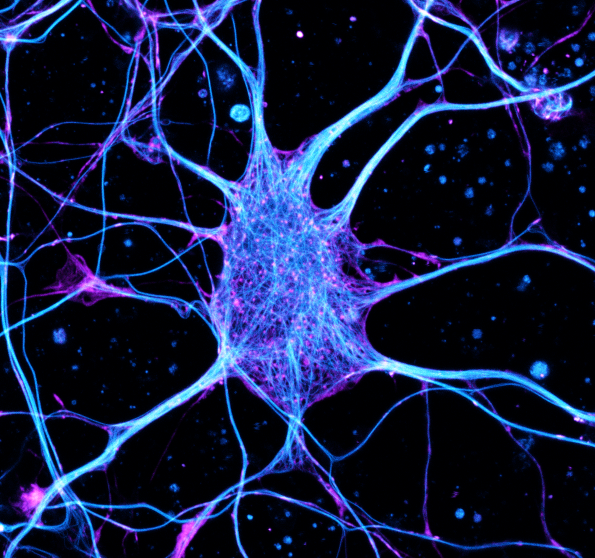
#> input picture SIMfix/Data generation/0006.png, 1190 x 1116 px, given as the content of the folder D:/Work/Training datasets/DIV2K raw/DIV2K_train_HR, which was not available (shown at 1/2 size)
$ python runSIMulator.py
#> lines starting #> are read from the running program, lines starting #| are printed output that depends on the picture; pictures that were not available may be replaced by others from this repository, and a replacement may not be noted
### SIMfix/Data generation/SIMulator_functions.py
import numpy as np
from numpy import pi, cos, sin
from numpy.fft import fft, fft2, ifft2, fftshift, ifftshift

from skimage import io, transform
import scipy.special

def SIMimage(opt, DIo, DOi, PSFi, PSFo, background):
    """
    Function to generate raw sim images

    INPUT VARIABLES:
       opt: contains all illumination variables
       DIo: specimen image
       DOi: out of focus image
       PSFi: in focus PSF
       PSFo: out of focus PSF
       background: strength of background

    OUTPUT VARIABLES:
       frames:  raw sim images
    """
    # Calculate both OTFs
    OTFi = np.fft.fftshift(np.fft.fft2(PSFi))
    OTFo = np.fft.fftshift(np.fft.fft2(PSFo))

    # Parameters for calculating illumination patterns
    w = DIo.shape[1]
    wo = w/2
    x = np.linspace(-wo*opt.Psize, wo*opt.Psize, w)
    y = np.linspace(-wo*opt.Psize, wo*opt.Psize, w)
    [X, Y] = np.meshgrid(x, y)

    # Illumination frequency vectors
    k2mat = np.zeros(2)
    k2mat = (opt.k2)*np.array([cos(opt.theta), sin(opt.theta)])

    # Pattern OTF
    PSFp = calcPSF(512,opt.Psize,opt.NA,(opt.emission-30),1.518,1.33,opt.depthO,opt.depthO,1) # Excitation PSF
    OTFp = np.abs(np.fft.fftshift(np.fft.fft2(PSFp)))

    frames = []

    # Excitation pattern
    sig = (1 + opt.ModFac*cos(2*pi*(k2mat[0]*(X) + k2mat[1]*(Y))))
    pat_ideal = (1 + 2*opt.ModFac*cos(2*pi*(k2mat[0]*(X) + k2mat[1]*(Y))))

    # Defocused excitation pattern
    pat_o = np.fft.ifftshift(np.abs(ifft2(fft2(sig)*fftshift(OTFp))))
    pat_o = pat_o/np.amax(pat_o)

    sig_i = DIo*sig  # In focus fluorescent response
    sig_o = pat_o*DOi # Out of focus fluorescent response
    GT = DIo*pat_ideal # Ideal fluorescent response


    focalPlane = np.fft.ifftshift(np.abs(ifft2(fft2(sig_i)*fftshift(OTFi)))) # In focus signal
    outFocalPlane = np.fft.ifftshift(np.abs(ifft2(fft2(sig_o)*fftshift(OTFo)))) # Out of focus signal
    GT = np.fft.ifftshift(np.abs(ifft2(fft2(GT)*fftshift(OTFi)))) # In focus signal


    ST = focalPlane + background*outFocalPlane # Total signal collected

    # Gaussian noise generation
    aNoise = opt.NoiseLevel/100  # noise
    nST = np.random.normal(0, aNoise*np.std(ST, ddof=1), (w, w))
    NoiseFrac = 1  # may be set to 0 to avoid noise addition

    # Poisson noise generation
    poissonNoise = np.random.poisson(ST*opt.Poisson).astype(float)

    # noise added raw SIM images
    STnoisy = ST + NoiseFrac*nST + poissonNoise

    return STnoisy, GT

# [79 lines left out: functions drawGauss, edgeTaper, not called in this run]

def Generate_SIM_frame(opt, Io, Oi):
    """
    Run the SIMulation

    INPUT VARIABLES:
        opt: setup options
        Io: in focus image
        Oi: out of focus image

    OUTPUT VARIABLES:
        stack: stack of images used for network training

    """
    # PSF variables

    pixelSize = opt.Psize
    rindexObj = 1.518
    rindexSp = 1.2
    offset = opt.offset
    depthI = 10
    depthO = opt.depthO # Random depth of out of focus signal
    w = Io.shape[0]

    PSFi = calcPSF(w,pixelSize,opt.NA,opt.emission,rindexObj,rindexSp,depthI,0,offset) # In focus PSF
    PSFo = calcPSF(w,pixelSize,opt.NA,opt.emission,rindexObj,rindexSp,opt.depthO,depthO,offset) # Out of focus PSF

    # To prevent aggressive background removal only add background to 40 percent of training data
    if np.random.rand() > 0.6:
        background = 0.7+0.1*np.random.rand() # Random background intensity
    else:
        background = 0


    DIo = Io.astype('float')
    DOi = Oi.astype('float')


    [frame,GT] = SIMimage(opt, DIo, DOi, PSFi, PSFo, background)

    stack = np.zeros((w,w,3))
    stack[:,:,0] = frame/np.amax(frame)
    stack[:,:,1] = PSFi/np.amax(PSFi)
    stack[:,:,2] = GT/np.amax(GT)

    return stack

def calcPSF(xysize,pixelSize,NA,emission,rindexObj,rindexSp,depth,z_off,offset):
    """
    Generate the aberrated incoherent emission PSF using A.Stokseth model.
    Parameters

    INPUT VARIABLES:
    xysize: number of pixels
    pixelSize: size of pixels (in nm)
    emission: emission wavelength (in nm)
    rindexObj: refractive index of objective lens
    rindexSp: refractive index of the sample
    depth: imaging height above coverslip (in nm)
    Returns
    z_off: distance from focal plane (in nm)
    offset: factor to account for generic imperfections in optics

    OUTPUT VARIABLES:
    psf: 2D array of incoherent PSF normalised between 0 and 1

    References
    ----------
    [1] P. A. Stokseth (1969), "Properties of a defocused optical system," J. Opt. Soc. Am. A 59:1314-1321.
    """

    #Calculated the wavelength of light inside the objective lens and specimen
    lambdaObj = emission/rindexObj
    lambdaSp = emission/rindexSp

    #Calculate the wave vectors in vaccuum, objective and specimens
    k0 = 2*np.pi/emission
    kObj = 2*np.pi/lambdaObj
    kSp = 2*np.pi/lambdaSp

    #pixel size in frequency space
    dkxy = 2*np.pi/(pixelSize*xysize)

    #Radius of pupil
    kMax = offset*(2*np.pi*NA)/(emission*dkxy)

    klims = np.linspace(-xysize/2,xysize/2,xysize)
    kx, ky = np.meshgrid(klims,klims)
    k = np.hypot(kx,ky)
    pupil = np.copy(k)
    pupil[pupil<kMax]=1
    pupil[pupil>=kMax]=0

    #sin of objective semi-angle
    sinthetaObj = (k*(dkxy))/(kObj)
    sinthetaObj[sinthetaObj>1] = 1

    #cosin of objective semi-angle
    costhetaObj = np.finfo(float).eps+np.sqrt(1-(sinthetaObj**2))

    #sin of sample semi-angle
    sinthetaSp = (k*(dkxy))/(kSp)
    sinthetaSp[sinthetaSp>1] = 1

    #cosin of sample semi-angle
    costhetaSp = np.finfo(float).eps+np.sqrt(1-(sinthetaSp**2))

    #Defocus phase aberration
    phid = np.exp(1j*k0*costhetaObj*(depth+z_off))

    #Spherical aberration phase calculation
    phisa = (1j*k0*depth)*((rindexSp*costhetaSp)-(rindexObj*costhetaObj))

    #Calculate the optical path difference due to spherical aberrations
    OPDSA = np.exp(phisa)

    #apodize the emission pupil
    pupil = (pupil/np.sqrt(costhetaObj))


    #calculate the aberrated pupil
    pupilSA = pupil*OPDSA*phid

    #calculate the coherent PSF
    psf = np.fft.ifft2(pupilSA)

    #calculate the incoherent PSF
    psf = np.fft.fftshift(abs(psf**2))


    return psf

### SIMfix/Data generation/runSIMulator.py
import numpy as np

from skimage import io, transform
from SIMulator_functions import *
import glob
import os
import argparse
import matplotlib.pyplot as plt

# ------------ Parameters-------------
def GetParams():
    opt = argparse.Namespace()

    # orientation offset
    opt.ModFac = 0.3+0.2*np.random.rand()
    # orientation offset
    opt.theta = 2*pi*np.random.rand()
    # in percentage
    opt.NoiseLevel = 18 + 8*(np.random.rand()-0.5)
    # Poisson noise extent
    opt.Poisson = np.random.randint(10000,50000)
    # NA
    opt.NA = 1.2
    # Emission wavelength
    opt.emission = np.random.randint(500,680)
    # Pattern frequencies
    kMax = (2*opt.NA)/(opt.emission)
    factor = 0.75+0.25*np.random.rand()
    opt.offset = factor
    opt.k2 = (factor-(0.1+np.random.rand()*0.3))*(kMax)
    # Pixel Size
    opt.Psize = np.random.randint(84,110)
    # Location to save test images
    opt.sloc = 'D:/Work/Training datasets/Training data/SIMfix/Round 1/'
    # Out of focus depth
    opt.depthO = 800+200*np.random.rand()

    return opt

# ------------ Options --------------


files = glob.glob('D:/Work/Training datasets/DIV2K raw/DIV2K_train_HR/*.png')
files[0]

Io = io.imread(files[0]) / 255
Io = Io - 0.3*np.amax(Io)
Io[Io<0] = 0

n_rep = 1
sNum = 1
for n_it in range(n_rep):

    # ------------ Main loop --------------
    for file in files:
        Io = io.imread(file)
#> Io is the input picture: shape (1116, 1190, 3); mean R, G, B 21.1, 30.9, 66.4
        Io = Io / np.amax(Io)
        Io = Io - 0.3 # Cropping LUT like this increases the number of sharp details in the image
        Io[Io<0] = 0
        Io = Io/np.amax(Io)

        minDim = np.amin(Io[:,:,0].shape)
#> minDim = 1116
        # This is a very ugly way of re-sampling regions of the image
        if (n_it % 2) ==0:
            Io = Io[0:minDim,0:minDim,:]
#> Io: shape (1116, 1116, 3) float64

        else:
            Io = np.rot90(Io,2)
            Io = Io[0:minDim,0:minDim,:]

        Io = transform.resize(Io, (512, 512), anti_aliasing=True)
#> Io: shape (512, 512, 3) float64

        if np.random.rand(1) > 0.65: # 35 percent of the time use the same image for background light

            # Use same image
            Oi = Io[:,:,np.random.randint(1,3)]  # if not grayscale
            Oi = transform.resize(Oi, (512, 512), anti_aliasing=True)
            Io = Io[:,:,0]

        else:
            # Use another image
            if  Io.shape[2] > 1:
                Io = Io.mean(2)
#> Io: shape (512, 512) float64

            fnew = files[np.random.randint(0, len(files))]
            Oi = io.imread(fnew)
            Oi = Oi / np.amax(Oi)
            Oi = Oi - 0.3
            Oi[Oi<0] = 0

            minDim = np.amin(Oi[:,:,0].shape)
            Oi = Oi[0:minDim-1,0:minDim-1,:]
            Oi = transform.resize(Oi, (512, 512), anti_aliasing=True)
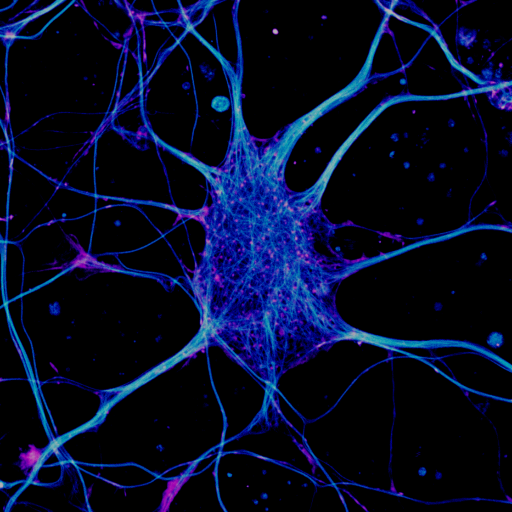
#> Oi: shape (512, 512, 3) float64; mean R, G, B 0.0214, 0.0487, 0.154

            if  Oi.shape[2] > 1: # if not grayscale
                Oi = Oi.mean(2)
#> Oi: shape (512, 512) float64
                Oi = Oi/np.amax(Oi)

        Io = np.rot90(Io,n_it)
        Oi = np.rot90(Oi,n_it)
        opt = GetParams()

        stack = Generate_SIM_frame(opt, Io, Oi)
#> in calcPSF, `k = np.hypot(kx,ky)`:
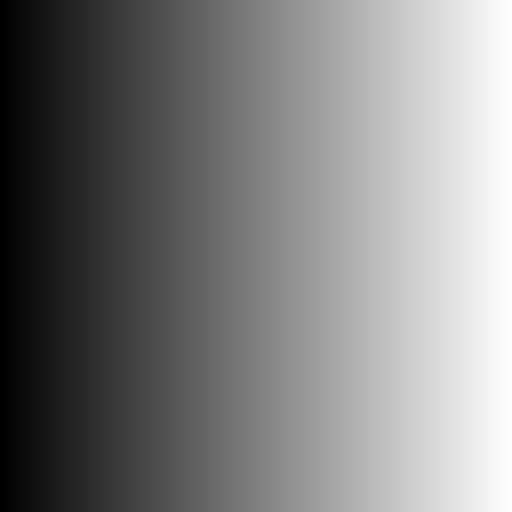
#> kx: shape (512, 512) float64; min -256, max 256, mean 0; drawn with min black and max white
#> in SIMimage, `pat_o = np.fft.ifftshift(np.abs(ifft2(fft2(sig)*fftshift(OTFp))))`:
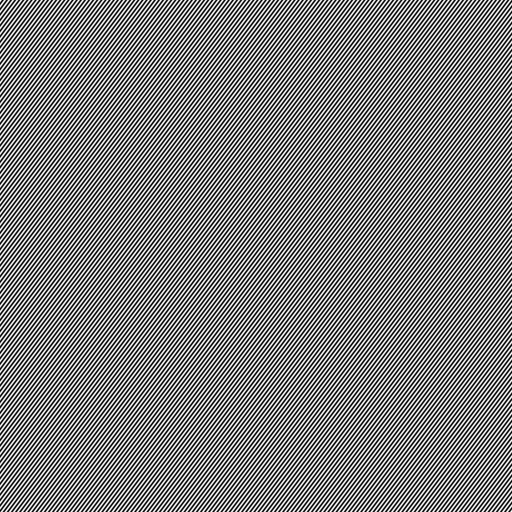
#> sig: shape (512, 512) float64; min 0.557, max 1.44, mean 1; drawn with min black and max white
#> in SIMimage, `GT = DIo*pat_ideal`:
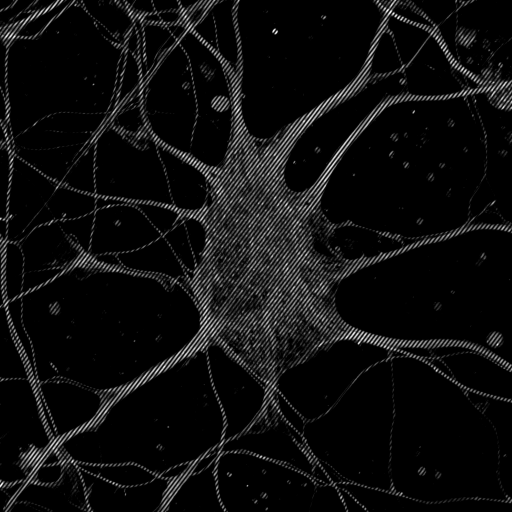
#> GT: shape (512, 512) float64; min 0, max 1.87, mean 0.107; drawn with min black and max white
#> in SIMimage, `ST = focalPlane + background*outFocalPlane`:
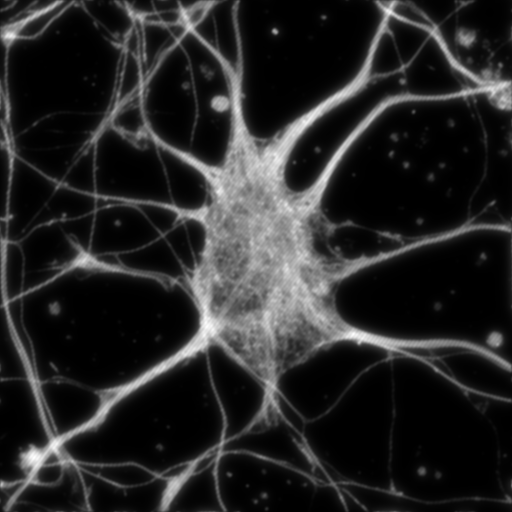
#> ST: shape (512, 512) float64; min 0.000216, max 0.135, mean 0.0209; drawn with min black and max white
#> in SIMimage, `nST = np.random.normal(0, aNoise*np.std(ST, ddof=1), (w, w))`:
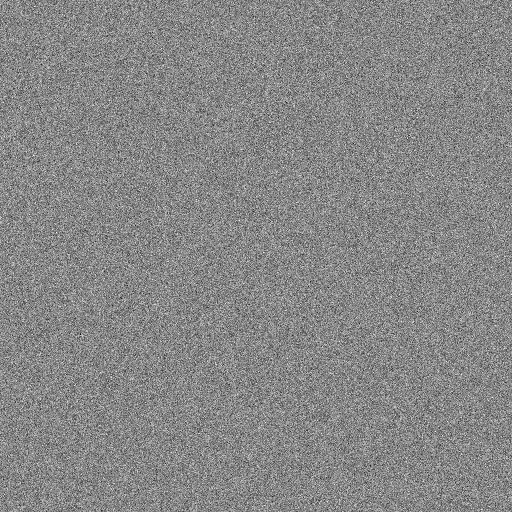
#> nST: shape (512, 512) float64; min -0.0253, max 0.0224, mean 6.19e-06; drawn with min black and max white
#> in Generate_SIM_frame, `stack[:,:,2] = GT/np.amax(GT)`:
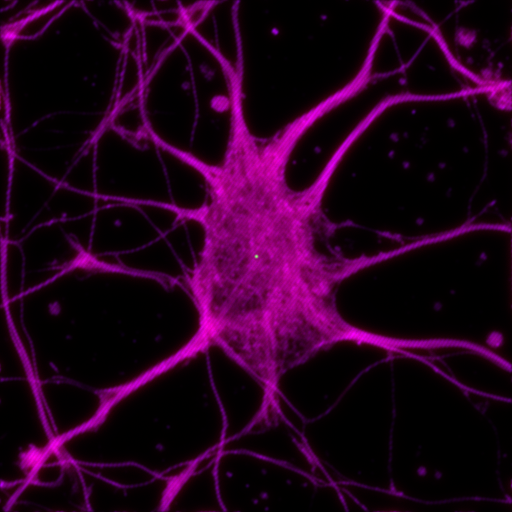
#> stack: shape (512, 512, 3) float64; mean of channels 0, 1, 2 0.15, 3.89e-05, 0.122; drawn with min black and max white
        stack = 255*stack
        stack = stack.astype(np.uint8)
        svPath = opt.sloc+str(sNum)+"_result"+".tif"
        #stack = np.moveaxis(stack, 2, 0)
        io.imsave(svPath, stack)

        print('Done image [%d/%d]' % (sNum, n_rep*len(files)),end='\r')
        sNum += 1
